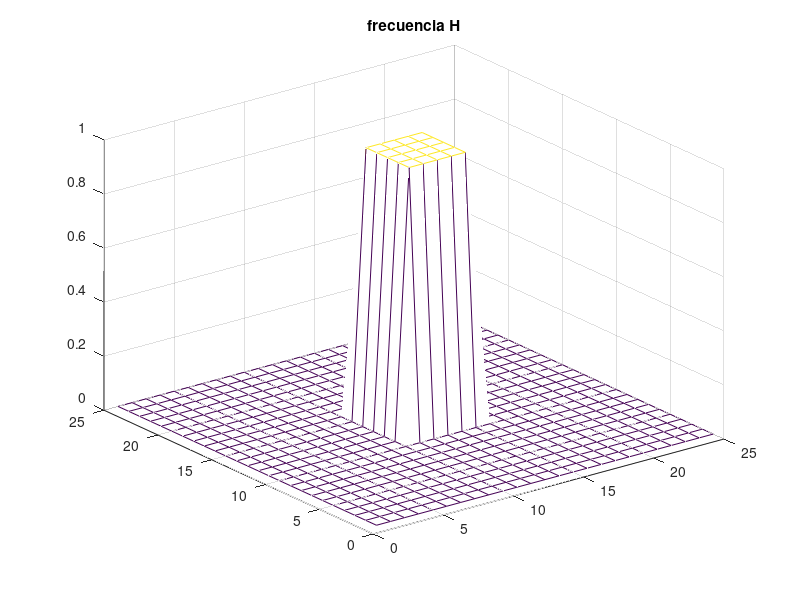
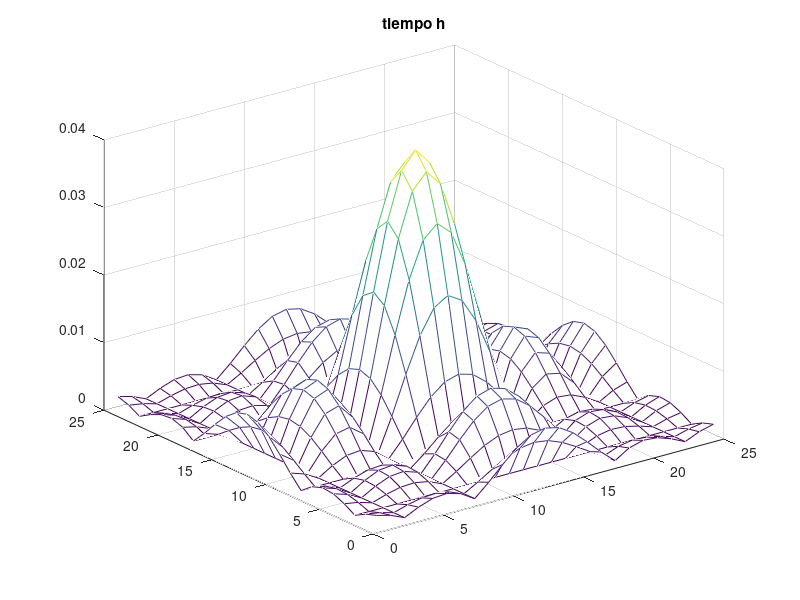

MATLAB code to generate these figures, in order:
H = zeros(25,25);
H(11:15,11:15) = 1;
h=ifft2(H);

mesh([1:25],[1:25],H)
title("frecuencia H")

figure
mesh([1:25],[1:25],fftshift(abs(h)))
title("tiempo h")